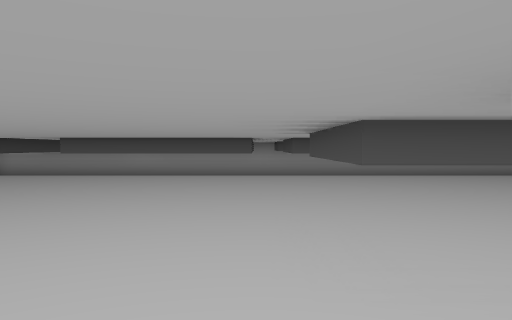
View 1 (above)

19 first-person views from a walk through a scene from a Unity 3-D project. The camera is 1.5 m above the floor, tilts 2° down and sees 70° across. The floor is counted in squares, 2 m on a side. Each view is taken from the middle of a square. On the plan, view 1 faces up. The plan holds only what a view shows up to about 11 squares ahead; the rest is blank. The place goes on beyond the plan. Some animated figures are not drawn.

View 2
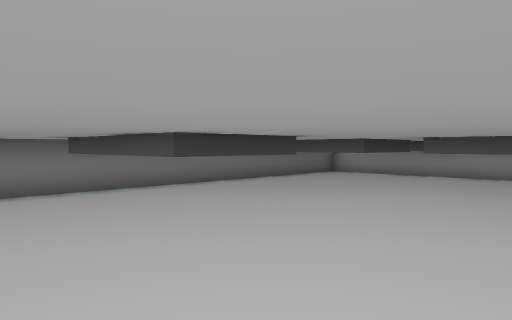

View 3
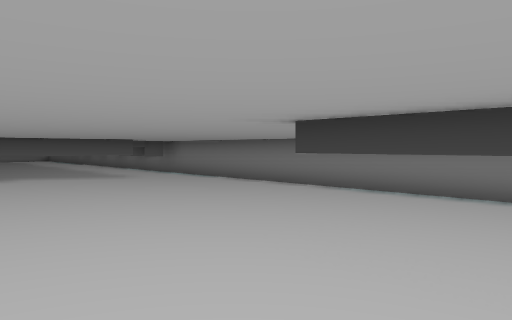

View 4
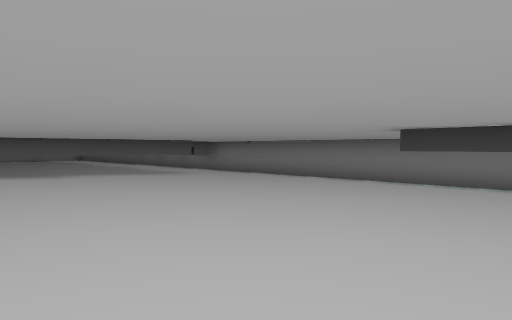

View 5
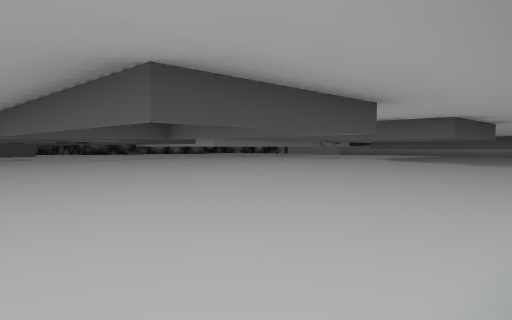

View 6
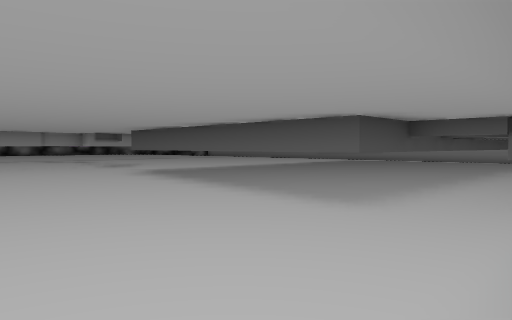

View 7
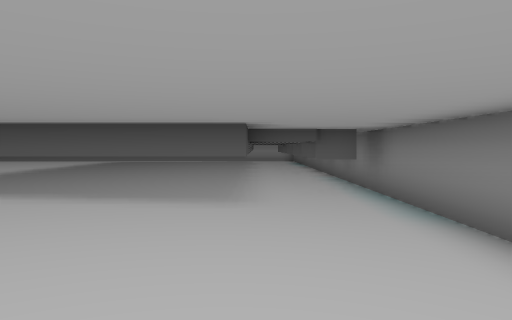

View 8
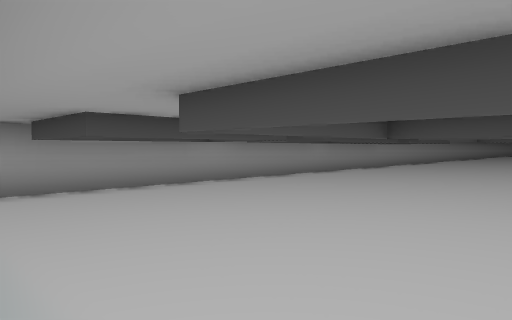

View 9
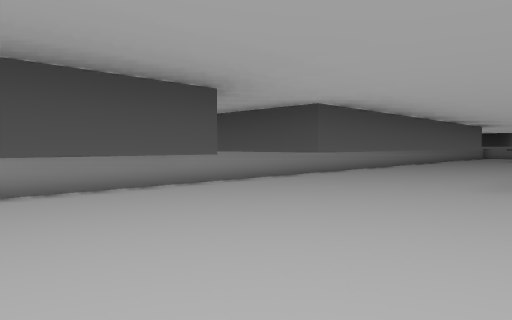

View 10
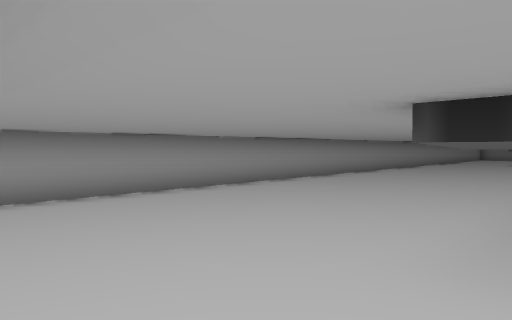

View 11
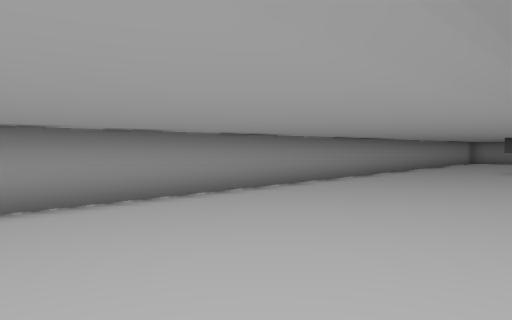

View 12
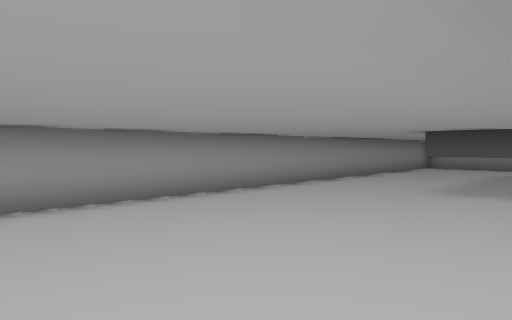

View 13
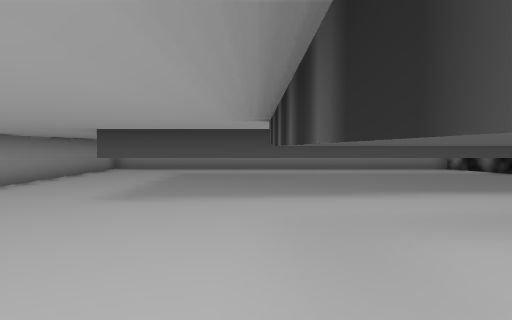

View 14
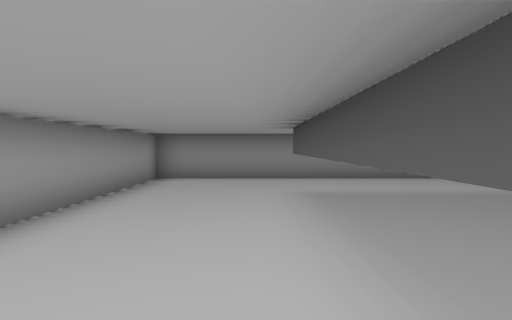

View 15
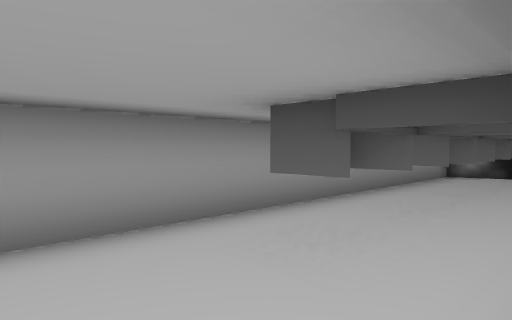

View 16
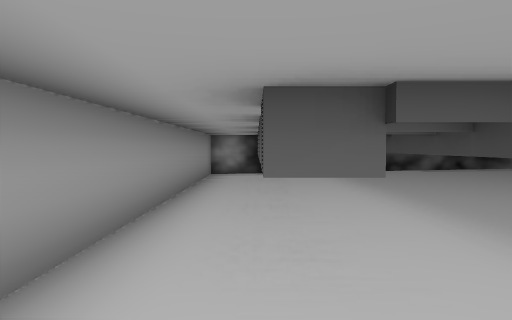

View 17
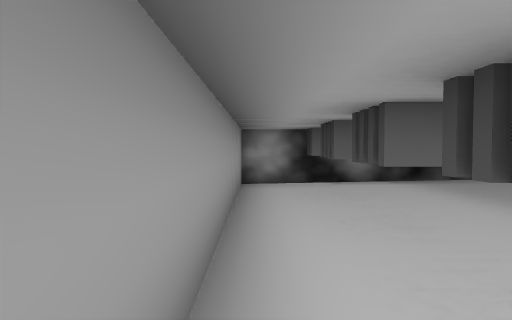

View 18
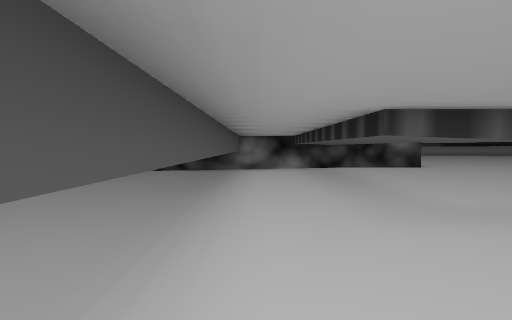

View 19
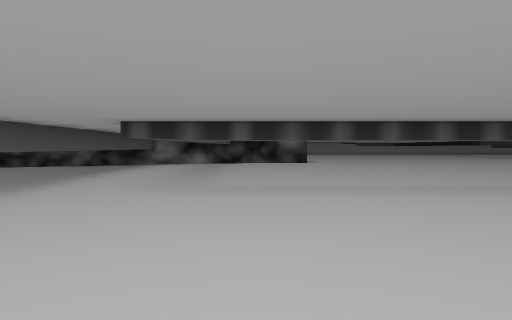

### Floor plan
Key: @ floor where view 1 was taken; # wall or solid block; x gap in a wall; . main floor; : floor 0.25 m higher than the main floor; - floor 0.25 m lower than the main floor; = window, fence, low wall or low ledge; ^ raised ledge; T thing the floor can be seen under or through.
Columns run from 9 left of view 1 to 32 right of it. Each row starts with its distance up from view 1.
 13  #           #############################
 12  #            ---------------------------#
 11  ## ###       .........................--#
 10  .###.###### ..........................--#
  9 -...............................TTTTTT.--#
  8 -.TTT.#####  ...................#     .--#
  7 -.=.=.######...........  .......#    T.#-#
  6 -...............#       ####TTT.#    T.x-#
  5 -.............         ......TT.#    #.#-#
  4 -.#TT.::::##          ::::::: T:#     .#-#
  3 -.=.T.::::#           ::::::: T:#     .x-#
  2 -.TTT.::::#          ::::::::##:#     .#-#
  1 -.....::::           :::::::: #:#     .x-#
  0 -.....:::@              :::   #:#     .#-#
 -1 -.....:::               ::#######    #####
 -2 -.....:::
 -3 -.....:::
 -4 -.....::::##
 -5 -.....:::::#
 -6 -..####^::##
 -7 -..#    ::#
 -8 ####    :::
 -9         ::
-10 ##      :
-11 -#      ::
-12         ::

Where each view was taken, in squares from view 1:
view 1: 0 up, 0 right, facing up
view 2: 0 up, 1 left, facing up-left
view 3: 4 up, 2 left, facing down-left
view 4: 4 up, 0 right, facing down-left
view 5: 9 up, 9 left, facing down-right
view 6: 2 down, 9 left, facing down-right
view 7: 1 down, 7 left, facing down
view 8: 6 up, 9 left, facing up-right
view 9: 5 up, 1 left, facing up-right
view 10: 6 up, 4 right, facing up-right
view 11: 7 up, 10 right, facing up-right
view 12: 7 up, 16 right, facing up-right
view 13: 7 up, 17 right, facing right
view 14: 10 up, 22 right, facing right
view 15: 10 up, 28 right, facing down-right
view 16: 10 up, 30 right, facing down
view 17: 7 up, 31 right, facing down
view 18: 10 up, 22 right, facing down
view 19: 12 up, 19 right, facing down
